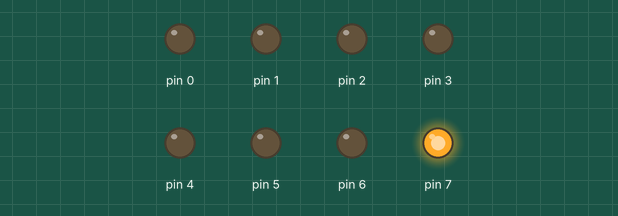
A sketch run on a simulated Arduino Uno, built with avr-gcc and run on an emulated ATmega328P. Parts: output pins drawn as LEDs (lit = HIGH). Pins used as bus, display or sensor lines are not drawn.

Above: at 0.2 s.
At 1.2 s:
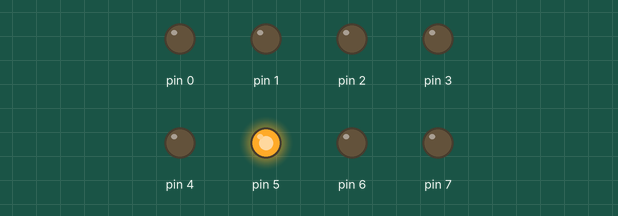
At 1.7 s:
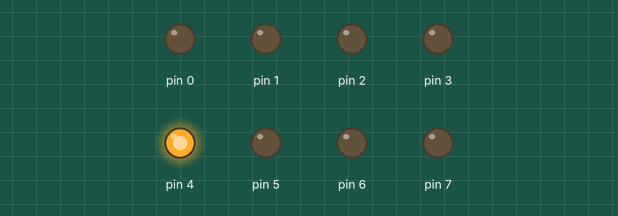
At 2.2 s:
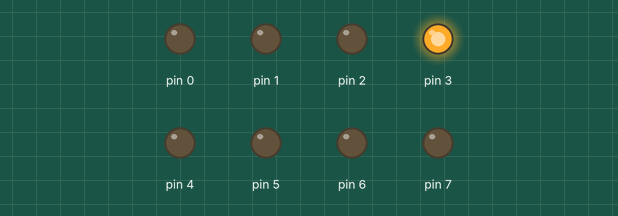
At 3.2 s:
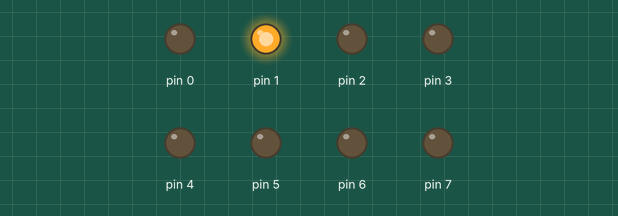
At 4.7 s:
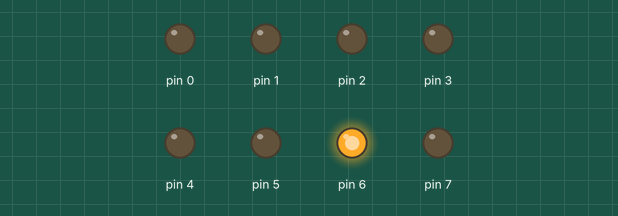
Timing chart, 0 to 5.2 s (numbered marks = the images above):
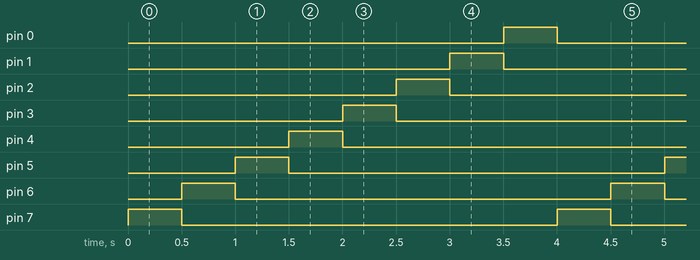

The sketch:

sketch_apr26a.ino
```cpp
// == CONSTANTS ==
// pin connected to ST_CP of 74HC595
const byte PIN_CLOCK_7 = 9;
// pin connected to SH_CP of 74HC595
const byte PIN_CLOCK_6 = 8;
// pin connected to DS of 74HC595
byte PIN_DATA_OUT[8];
byte data_reg_1[8] = {0,0,0,0,0,0,1,1};
int cnt = 0;

// pin connected to DMUX DATA
const byte PIN_REG_DMUX0 = 10;
// pin connected to DMUX DATA
const byte PIN_REG_DMUX1 = 11;
// pin connected to DMUX DATA
const byte PIN_REG_DMUX2 = 12;
// pin connected to DMUX COM IN/OUT
const byte PIN_REG_DMUX_COM = 13;


void setup() {
  // put your setup code here, to run once:
  for( int i=0 ; i < 8 ; ++i){
    PIN_DATA_OUT[i] = i;
    pinMode(PIN_DATA_OUT[i], OUTPUT);
  }
  pinMode(PIN_CLOCK_6, OUTPUT);
  pinMode(PIN_CLOCK_7, OUTPUT);
}

void loop() {
  // put your main code here, to run repeatedly:


//  digitalWrite(PIN_CLOCK, HIGH);

  for( int i=0 ; i < 8 ; ++i) {
    if (i==cnt%8)
      digitalWrite(PIN_DATA_OUT[i], HIGH);
    else
      digitalWrite(PIN_DATA_OUT[i], LOW);
  }

  digitalWrite(PIN_CLOCK_6, HIGH);
  digitalWrite(PIN_CLOCK_6, LOW);

  for( int i=0 ; i < 8 ; ++i) {
    if (7-i==cnt%8)
      digitalWrite(PIN_DATA_OUT[i], HIGH);
    else
      digitalWrite(PIN_DATA_OUT[i], LOW);
  }
  digitalWrite(PIN_CLOCK_7, HIGH);
  digitalWrite(PIN_CLOCK_7, LOW);

  cnt++;
  delay(500);


}
```

Measured:
- by itself, pin 0–7: alternates HIGH for 0.50 s and LOW for 3.5 s
- by itself, everything shown: repeats every 4.0 s, in 8 steps
